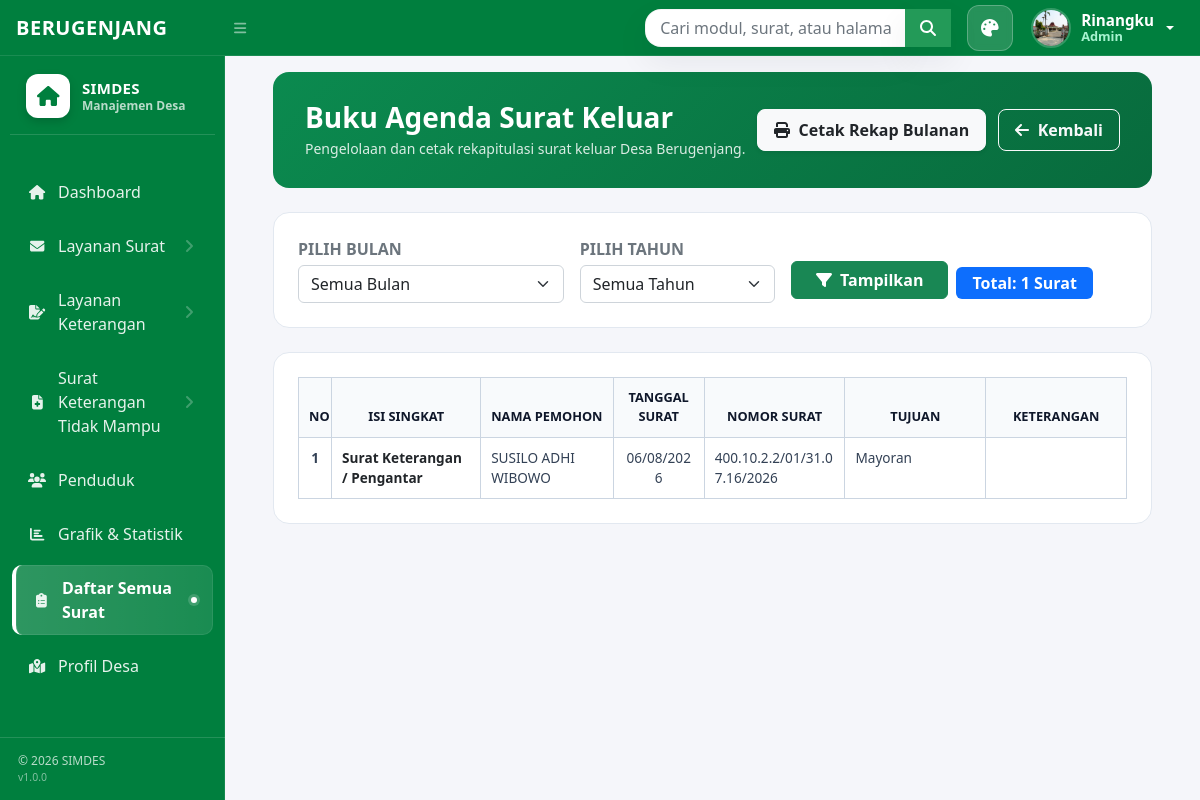
The page /index.php?page=daftar-surat (signed in) on the database its author committed.
### tables this page shows
CREATE TABLE `tb_surat_pengantar` (
  `id_surat` int(11) NOT NULL,
  `nomor_surat` varchar(50) NOT NULL COMMENT 'Nomor surat di dalam stempel bulat',
  `kode_surat` varchar(20) DEFAULT '31.07.16' COMMENT 'Kode klasifikasi surat di pojok kiri atas',
  `nama_penduduk` varchar(150) NOT NULL,
  `jenis_kelamin` enum('Laki-Laki','Perempuan') NOT NULL,
  `tempat_lahir` varchar(100) NOT NULL,
  `tanggal_lahir` date NOT NULL,
  `kewenangnegaraan` varchar(50) DEFAULT 'Indonesia',
  `agama` varchar(30) NOT NULL,
  `status_perkawinan` varchar(50) NOT NULL,
  `pekerjaan` varchar(100) NOT NULL,
  `alamat_tinggal` text NOT NULL COMMENT 'Detail RT, RW, Desa, Kecamatan, Kabupaten',
  `nik` varchar(16) NOT NULL,
  `nomor_kk` varchar(16) NOT NULL,
  `keperluan` text NOT NULL COMMENT 'Tujuan pembuatan surat',
  `berlaku_mulai` date NOT NULL,
  `berlaku_sampai` varchar(50) DEFAULT 'Selesai',
  `keterangan_lain` text DEFAULT NULL COMMENT 'Catatan tambahan penguat di poin 12',
  `nama_penandatanganan` varchar(150) DEFAULT NULL,
  `jabatan_penandatanganan` varchar(150) DEFAULT NULL,
  `tanggal_surat` date NOT NULL COMMENT 'Tanggal surat dikeluarkan',
  `nama_pemohon` varchar(150) NOT NULL,
  `jabatan_penandatangan` varchar(100) DEFAULT 'Kepala Desa Berugenjang',
  `nama_penandatangan` varchar(150) NOT NULL,
  `created_at` timestamp NOT NULL DEFAULT current_timestamp()
);

### pages/daftar_surat.php (the view, shortened to what this page needs)
<?php
$koneksi = mysqli_connect("localhost", "root", "", "db_balaidesa");
if ($koneksi) {
    mysqli_set_charset($koneksi, 'utf8mb4');
}
function tableExists(mysqli $koneksi, string $namaTable): bool
{
    $check = mysqli_query($koneksi, "SHOW TABLES LIKE '" . mysqli_real_escape_string($koneksi, $namaTable) . "'");
    return $check && mysqli_num_rows($check) > 0;
}
function columnExists(mysqli $koneksi, string $namaTable, string $namaKolom): bool
{
    $check = mysqli_query($koneksi, "SHOW COLUMNS FROM `" . mysqli_real_escape_string($koneksi, $namaTable) . "` LIKE '" . mysqli_real_escape_string($koneksi, $namaKolom) . "'");
    return $check && mysqli_num_rows($check) > 0;
}
function findExistingTable(mysqli $koneksi, array $candidates): ?string
{
    foreach ($candidates as $table) {
        if (tableExists($koneksi, $table))
            return $table;
    }
    return null;
}
function chooseColumnExpr(mysqli $koneksi, string $table, array $candidates, string $default = ''): string
{
    foreach ($candidates as $column) {
        if (columnExists($koneksi, $table, $column))
            return "`$column`";
    }
    return "'" . mysqli_real_escape_string($koneksi, $default) . "'";
}
function chooseNomorSuratExpr(mysqli $koneksi, string $table): string
{
    $candidates = ['nomor_surat', 'kode_surat', 'no_surat', 'surat_nomor', 'nomor'];
    $parts = [];
    foreach ($candidates as $column) {
        if (columnExists($koneksi, $table, $column)) {
            $parts[] = "NULLIF(TRIM(`$column`), '')";
        }
    }
    return "TRIM(COALESCE(" . implode(', ', $parts) . ", ''))";
}
function normalizeNomorSuratValue($value): string
{
    $trimmed = trim((string) $value);
    return $trimmed;
}
function cleanUtf8(?string $string): string
{
    return $string;
}
$filterBulan = isset($_GET['bulan']) && $_GET['bulan'] !== '' ? (int) $_GET['bulan'] : null;
$filterTahun = isset($_GET['tahun']) && $_GET['tahun'] !== '' ? (int) $_GET['tahun'] : null;
$suratRows = [];
foreach ($sourceTables as $config) {
    $table = findExistingTable($koneksi, $config['candidates']);
    $jenis = mysqli_real_escape_string($koneksi, $config['label']);
    $nomor = chooseNomorSuratExpr($koneksi, $table);
    $tanggal = chooseColumnExpr($koneksi, $table, ['tanggal_surat'], '');
    $nama = chooseColumnExpr($koneksi, $table, $config['name'], '');
    $tujuan = chooseColumnExpr($koneksi, $table, $config['tujuan'], '');
    $query = "SELECT
        '" . $jenis . "' AS jenis_surat,
        " . $nomor . " AS nomor_surat,
        " . $tanggal . " AS tanggal_surat,
        " . $nama . " AS nama_pemohon,
        " . $tujuan . " AS tujuan
        FROM `" . mysqli_real_escape_string($koneksi, $table) . "`";
    $result = mysqli_query($koneksi, $query);
    if ($result) {
        while ($data = mysqli_fetch_assoc($result)) {
            $suratRows[] = $data;
        }
    }
}
usort($suratRows, function ($a, $b) {
    $left = $a['tanggal_surat'] ?? '';
    $right = $b['tanggal_surat'] ?? '';
    $cmp = strcmp($left, $right);
    if ($cmp !== 0) {
        return $cmp;
    }
    return strcmp(($a['nomor_surat'] ?? ''), ($b['nomor_surat'] ?? ''));
});
$filteredRows = [];
foreach ($suratRows as $row) {
    $tgl = $row['tanggal_surat'];
    $ts = strtotime($tgl);
    if ($ts !== false && $tgl != '') {
        $m = date('m', $ts);
        $y = date('Y', $ts);
        $matchBulan = $filterBulan === null || $m === sprintf('%02d', $filterBulan);
        $matchTahun = $filterTahun === null || $y === (string) $filterTahun;
        if ($matchBulan && $matchTahun) {
            $filteredRows[] = $row;
        }
    }
}
$totalSuratSemua = count($suratRows);
$totalSuratFilter = count($filteredRows);
?>
<div class="container-fluid px-4 py-3">
    <div class="green-banner d-flex justify-content-between align-items-center">
        <div>
            <h1 class="banner-title">Buku Agenda Surat Keluar</h1>
            <p class="banner-subtitle">Pengelolaan dan cetak rekapitulasi surat keluar Desa Berugenjang.</p>
        </div>
        <div>
            <a href="pages/cetak.php?bulan=<?php echo $filterBulan; ?>&tahun=<?php echo $filterTahun; ?>"
                target="_blank" class="btn btn-light rounded-3 fw-semibold px-3 py-2 text-dark shadow-sm me-2">
                <i class="fas fa-print me-1"></i> Cetak Rekap Bulanan
            </a>
            <a href="index.php?page=dashboard" class="btn btn-outline-light rounded-3 fw-semibold px-3 py-2">
                <i class="fas fa-arrow-left me-1"></i> Kembali
            </a>
        </div>
    </div>
    <div class="main-card mb-4">
        <form method="GET" action="index.php" class="row g-3 align-items-center">
            <div class="col-md-4">
                <label class="form-label fw-bold text-secondary fs-7 mb-1">PILIH BULAN</label>
                <select name="bulan" class="form-select">
                    <option value="" <?php echo ($filterBulan === null) ? 'selected' : ''; ?>>Semua Bulan</option>
                </select>
            </div>
            <div class="col-md-3">
                <label class="form-label fw-bold text-secondary fs-7 mb-1">PILIH TAHUN</label>
                <select name="tahun" class="form-select">
                    <option value="" <?php echo ($filterTahun === null) ? 'selected' : ''; ?>>Semua Tahun</option>
                </select>
            </div>
            <div class="col-md-5 d-flex align-items-end gap-2" style="height: 58px;">
                <button type="submit" class="btn btn-success px-4 fw-semibold">
                    <i class="fas fa-filter me-1"></i> Tampilkan
                </button>
                <span class="badge bg-primary fs-6 py-2 px-3">
                    <?php if ($filterBulan !== null || $filterTahun !== null): ?>
                        Menampilkan: <?php echo $totalSuratFilter; ?> dari <?php echo $totalSuratSemua; ?> Surat
                    <?php else: ?>
                        Total: <?php echo $totalSuratSemua; ?> Surat
                    <?php endif; ?>
                </span>
            </div>
        </form>
    </div>
    <div class="main-card">
        <div class="table-responsive">
            <table class="table table-agenda align-middle mb-0">
                <thead>
                    <tr>
                        <th style="width: 4%;">NO</th>
                        <th style="width: 18%;">ISI SINGKAT</th>
                        <th style="width: 16%;">NAMA PEMOHON</th>
                        <th style="width: 11%;">TANGGAL SURAT</th>
                        <th style="width: 17%;">NOMOR SURAT</th>
                        <th style="width: 17%;">TUJUAN</th>
                        <th style="width: 17%;">KETERANGAN</th>
                    </tr>
                </thead>
                <tbody>
                    <?php if (!empty($filteredRows)): ?>
                    <?php $no = 1; ?>
                    <?php foreach ($filteredRows as $row): ?>
                    <?php
                        $tanggal = '-';
                        if (!empty($row['tanggal_surat']) && strtotime($row['tanggal_surat']) !== false) {
                            $tanggal = date('d/m/Y', strtotime($row['tanggal_surat']));
                        }
                    ?>
                    <tr>
                        <td class="text-center fw-bold"><?php echo $no++; ?></td>
                        <td>
                            <strong
                                class="text-dark"><?php echo htmlspecialchars(cleanUtf8($row['jenis_surat'])); ?></strong>
                        </td>
                        <td><?php echo htmlspecialchars(cleanUtf8($row['nama_pemohon'] ?: '-')); ?></td>
                        <td class="text-center"><?php echo htmlspecialchars($tanggal); ?></td>
                        <td><?php echo htmlspecialchars(cleanUtf8(normalizeNomorSuratValue($row['nomor_surat'] ?? '') ?: '-')); ?></td>
                        <td><?php echo htmlspecialchars(cleanUtf8($row['tujuan'] ?: '-')); ?></td>
                        <td contenteditable="true" class="editable-ket"
                            title="Klik di sini untuk mengisi keterangan manual jika diperlukan"></td>
                    </tr>
                    <?php endforeach; ?>
                    <?php endif; ?>
                </tbody>
            </table>
        </div>
    </div>
</div>

### index.php (style rules this page uses)
:root { --bg-color: #f5f6fa; --card-color: #ffffff; --text-color: #222; --sidebar: #007f3e; --navbar: #007f3e; }
body { background: var(--bg-color); color: var(--text-color); transition: .3s; }
.table { color: var(--text-color); }

### pages/daftar_surat.php (style rules this page uses)
.green-banner { background: linear-gradient(135deg, #0b8a4f 0%, #086b3d 100%); border-radius: 16px; padding: 1.8rem 2rem; color: #ffffff; margin-bottom: 1.5rem; }
.banner-title { font-size: 1.75rem; font-weight: 700; margin-bottom: 4px; }
.banner-subtitle { color: rgba(255, 255, 255, 0.85); font-size: 0.875rem; margin: 0; }
.main-card { background: #ffffff; border-radius: 16px; border: 1px solid #e2e8f0; padding: 1.5rem; }
.table-agenda { border-collapse: collapse; width: 100%; table-layout: fixed; }
.table-agenda thead th { background-color: #f8fafc; color: #0f172a; font-weight: 700; font-size: 0.8rem; padding: 10px; border: 1px solid #cbd5e1; text-align: center; }
.table-agenda tbody td { padding: 10px; border: 1px solid #cbd5e1; font-size: 0.85rem; color: #334155; vertical-align: top; word-wrap: break-word; }
.editable-ket { background-color: #fffde7; outline: none; cursor: text; transition: background-color 0.2s; }

### rows shown on the page
tb_surat_pengantar: jenis_surat "Surat Keterangan / Pengantar", nama_penduduk "SUSILO ADHI WIBOWO", tanggal_surat "06/08/2026", nomor_surat "400.10.2.2/01/31.07.16/2026", keperluan "Mayoran"

### other values the page prints
$user_nama "Rinangku"
$user_role "Admin"
$totalSuratSemua "1"
